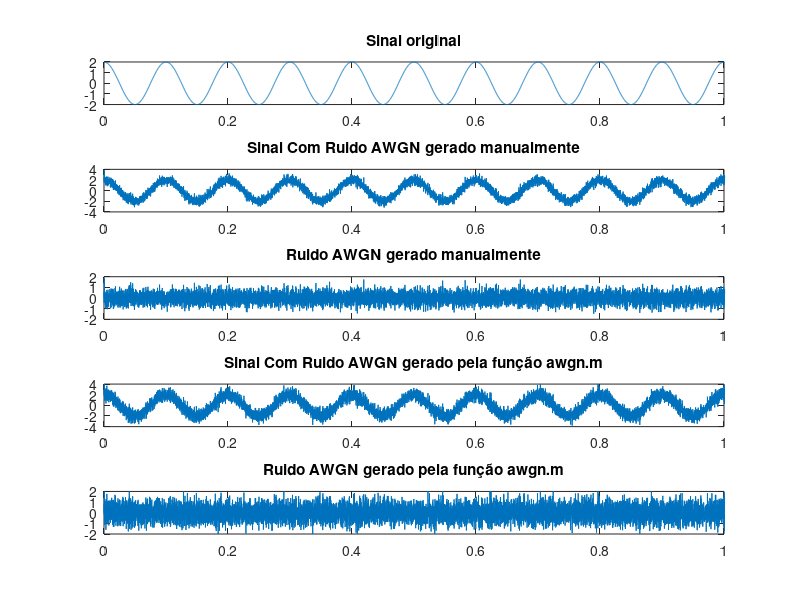

This chart was generated by the following MATLAB code: (Note: this script raises an error after producing the figure.)
%% AWGN real
clc;clear all;close all;
% Parâmetros
SNR_dB = 10;                              % Determina o valor da SNR em dB
t = 0:0.0001:5;                           % Eixo do tempo
A = 2;                                    % Amplitude do sinal de entrada x(t)
x=A*cos(2*pi*10*t);                       % Sinal qualquer x(t)
%
% Geração manual das amostras de ruído 
N = length(x);                            % Calcula o comprimento de x
Ps = sum(abs(x).^2)/N;                    % Calcula a potência do sinal
SNR = 10^(SNR_dB/10);                     % Calcula a SNR linear
Pn = Ps/SNR;                              % Calcula a potência do ruído
noiseSigma = sqrt(Pn);                    % Desvio padrão do ruído AWGN (amostras reais)
n = noiseSigma* randn(1,N);               % Vetor do ruído 
y = x + n;                                % Sinal ruidoso na recepção
%
% Estimação da SNR pelas amostras do sinal recebido
pTx = sum(abs(x.^2))/N;                   % Potência do sinal x(t)
pNe = sum(abs(n.^2))/N;                   % Potência estimada do ruído
SNR1 = pTx/pNe;                           % Estimação da SNR linear
SNR1= 10*log10(SNR1);                     % SNR em dB
%
% Gerar ruído com a função awgn.m
y2 =  awgn(y,SNR_dB,'measured');
%
% Estimação da SNR pelas amostras do sinal geradas pela função awgn.m
n2 = y2-x;
potN2 = sum(abs(n2.^2))/N;                % Potência estimada do ruído
SNR2 = pTx/potN2;                         % Estimação da SNR linear
SNR2 = 10*log10(SNR1);                    % SNR em dB
%
% Mostrar informações
disp('Estimação de SNR: ')
disp(['   SNR de entrada: ' num2str(SNR_dB) ' dB']);
disp(['   SNR de entrada: ' num2str(SNR1) ' dB']);
disp(['   SNR de entrada: ' num2str(SNR2) ' dB']);
%
% Gráficos
fig=figure;
subplot(5,1,1);
plot(t,x);
title('Sinal original')
axis([0 1 -2 2]);
%
subplot(5,1,2);
plot(t,y);
title('Sinal Com Ruido AWGN gerado manualmente');
axis([0 1 -4 4]);
%
subplot(5,1,3);
plot(t,n);
title('Ruido AWGN gerado manualmente');
axis([0 1 -2 2]);
%
subplot(5,1,4);
plot(t,y2);
title('Sinal Com Ruido AWGN gerado pela função awgn.m');
axis([0 1 -4 4]);
%
subplot(5,1,5);
plot(t,n2);
title('Ruido AWGN gerado pela função awgn.m');
axis([0 1 -2 2]);
fig.PaperUnits = 'inches';
fig.PaperPosition = [0 0 12 6];